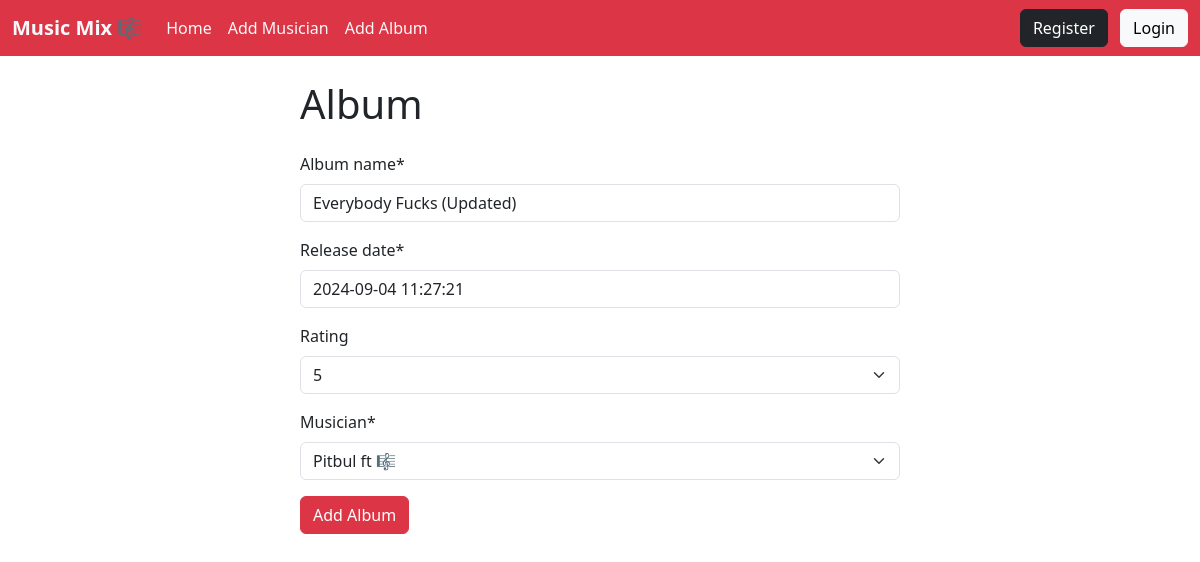
The page /album/edit/6/ on the database as committed earlier.
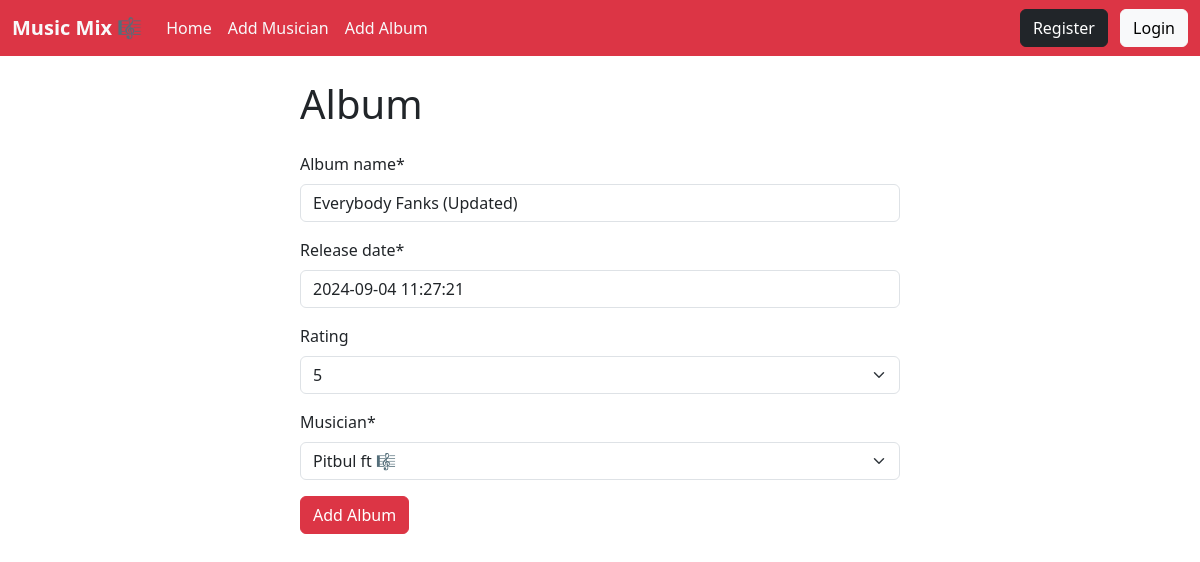
The same page on the database as committed later.
### album/models.py (models this page shows, shortened)
class Album(models.Model):
    RATING = (
        ("1","1"),
        ("2","2"),
        ("3","3"),
        ("4","4"),
        ("5","5"),
    )
    album_name = models.CharField(max_length=100)
    release_date = models.DateTimeField(default=timezone.now)
    rating = models.CharField(choices=RATING, max_length=20, null=True, blank=True)
    musician = models.ForeignKey(Musician, on_delete=models.CASCADE)

### album/views.py (the view)
# urls.py: path('edit/<int:id>/', views.EditAlbumView.as_view(), name="edit_album"),
class EditAlbumView(UpdateView):
  model = models.Album
  form_class = forms.AlbumForm
  template_name = 'add_album.html'
  pk_url_kwarg = 'id'
  success_url = reverse_lazy('home')

### album/forms.py
class AlbumForm(forms.ModelForm):
    class Meta:
        model = Album
        fields = '__all__'

### musician/models.py (called while the page is built)
    def __str__(self):
        return f'{self.first_name} 🎼'

### album/templates/add_album.html (shortened to what this page needs)
{% extends "base.html" %}
{% load crispy_forms_tags  %}
{% block content %}
<form action="" style="width:50%; margin:auto" method="post">
    <h1 class="my-4">Album</h1>
    {{form | crispy}}
    <button class="btn btn-danger">Add Album</button>
</form>
{% endblock %}

Rows that differ between the two databases and show on the page:
changed Album "Pitbul ft 🎼": album_name "Everybody Fucks (Updated)" → "Everybody Fanks (Updated)"
